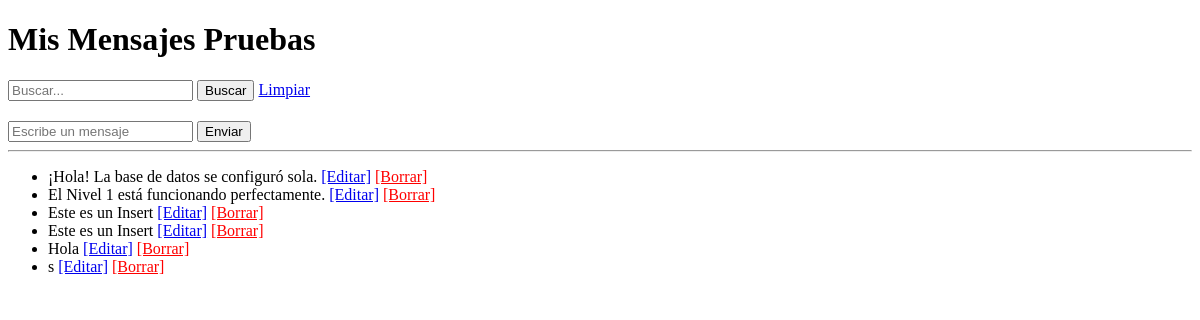
Before: / with the older database file.
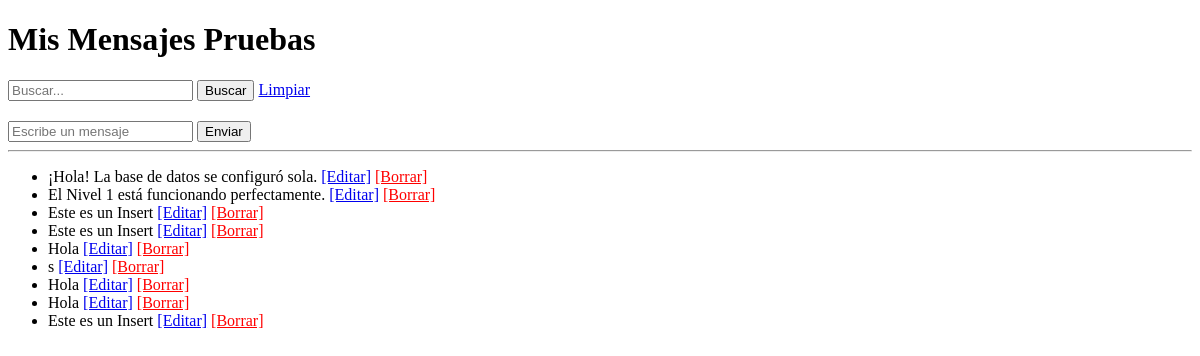
After: the same page with the newer database file.
### tables this page shows
CREATE TABLE `mensajes` (
  `id` int(11) NOT NULL AUTO_INCREMENT,
  `texto` varchar(100) DEFAULT NULL,
  PRIMARY KEY (`id`)
);

### src/Database.php (called while the page is built)
<?php
class Database {
    private static $instance = null;
    public static function getConnection() {
        if (self::$instance === null) {
            $host = 'db';
            $db   = getenv('DB_NAME') ?: 'laboratorio_db';
            $user = getenv('DB_USER') ?: 'root';
            $pass = getenv('DB_PASS') ?: 'rootpassword';
            try {
                self::$instance = new PDO("mysql:host=$host;dbname=$db", $user, $pass);
                self::$instance->setAttribute(PDO::ATTR_ERRMODE, PDO::ERRMODE_EXCEPTION);
            } catch (PDOException $e) {
                die("Error de conexión: " . $e->getMessage());
            }
        }
        return self::$instance;
    }
}

### src/MensajeManager.php (called while the page is built, shortened)
<?php
require_once 'Database.php';
class MensajeManager {
    private $pdo;
    public function __construct() {
        $this->pdo = Database::getConnection();
    }
    public function obtenerTodos($busqueda = '') {
        $sql = "SELECT id, texto FROM mensajes WHERE texto LIKE :busqueda";
        $stmt = $this->pdo->prepare($sql);
        $stmt->execute(['busqueda' => "%$busqueda%"]);
        return $stmt->fetchAll(PDO::FETCH_ASSOC);
    }
}

### src/index.php (the view, shortened to what this page needs)
<?php
require_once 'MensajeManager.php';
$manager = new MensajeManager();
$busqueda = $_GET['buscar'] ?? '';
$mensajes = $manager->obtenerTodos($busqueda);
?>
<!DOCTYPE html>
<html>
<head>
</head>
<body>
    <h1>Mis Mensajes Pruebas</h1>
    <form method="GET" style="margin-bottom: 20px;">
        <input type="text" name="buscar" value="<?= htmlspecialchars($busqueda) ?>" placeholder="Buscar...">
        <button type="submit">Buscar</button>
        <a href="index.php">Limpiar</a>
    </form>
    <form method="POST">
        <input type="text" name="mensaje" placeholder="Escribe un mensaje" required>
        <button type="submit">Enviar</button>
    </form>
    <hr>
    <ul>
        <?php foreach ($mensajes as $m): ?>
            <li>
                <?= htmlspecialchars($m['texto']) ?>
                <a href="editar.php?id=<?= $m['id'] ?>">[Editar]</a>
                <a href="borrar.php?id=<?= $m['id'] ?>" onclick="return confirm('¿Seguro?');" style="color:red;">[Borrar]</a>
            </li>
        <?php endforeach; ?>
    </ul>
</body>
</html>

Changed rows visible on the page:
added mensajes: texto "Hola"
added mensajes: texto "Hola"
added mensajes: texto "Este es un Insert"
